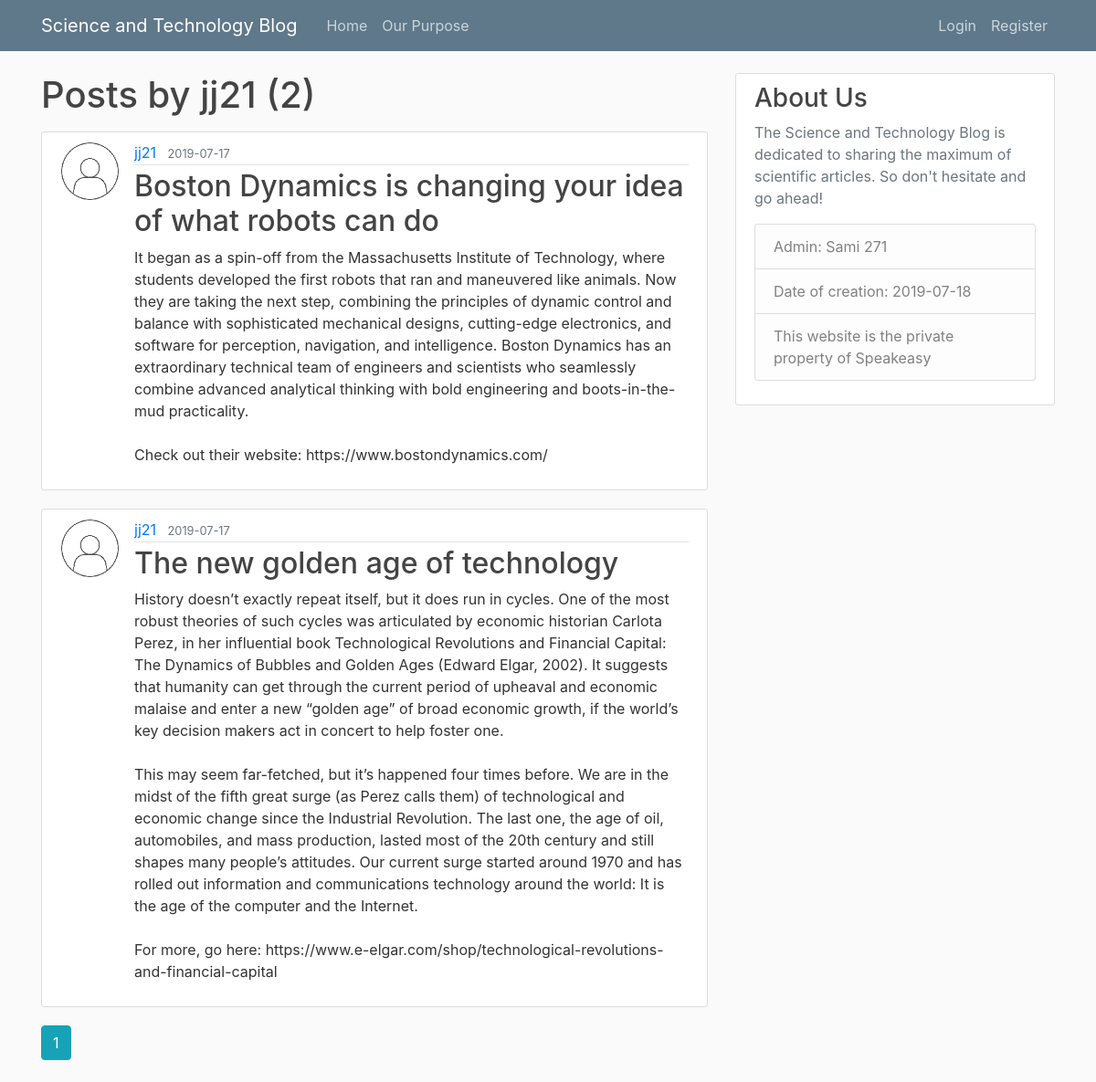
The page /user/jj21 on the database its author committed.
### flaskblog/models.py (models this page shows, shortened)
class User(db.Model,UserMixin):
	id=db.Column(db.Integer,primary_key=True)
	username=db.Column(db.String(20),unique=True,nullable=False)
	email=db.Column(db.String(120),unique=True,nullable=False)
	image_file=db.Column(db.String(20),nullable=False, default='default.png')
	password=db.Column(db.String(60),nullable=False)
	posts=db.relationship('Post',backref='author',lazy=True)

class Post(db.Model):
	id=db.Column(db.Integer,primary_key=True)
	title=db.Column(db.String(100),nullable=False)
	date_posted=db.Column(db.DateTime,nullable=False,default=datetime.utcnow)
	content=db.Column(db.Text,nullable=False)
	user_id=db.Column(db.Integer,db.ForeignKey('user.id'),nullable=False)

### flaskblog/routes.py (the view)
@app.route('/user/<string:username>')
def user_posts(username):
	page=request.args.get('page',1,type=int)
	user=User.query.filter_by(username=username).first_or_404()
	posts=Post.query.filter_by(author=user)\
		.order_by(Post.date_posted.desc())\
		.paginate(page=page,per_page=3)
	return render_template('user_posts.html',posts=posts, user=user)

### flaskblog/templates/user_posts.html
{% extends "layout.html"%}
{% block content %}
      <h1 class='mb-3'>Posts by {{user.username}} ({{posts.total}}) </h1>
      {% for post in posts.items %}
	      	<article class="media content-section">
	      		<img class="rounded-circle article-img" src="{{url_for('static',filename='profile_pics/'+post.author.image_file)}}">
	  <div class="media-body">
	    <div class="article-metadata">
	      <a class="mr-2" href="{{url_for('user_posts',username=post.author.username)}}">{{ post.author.username }}</a>
	      <small class="text-muted">{{ post.date_posted.strftime('%Y-%m-%d') }}</small>
	    </div>
	    <h2><a class="article-title" href="{{url_for('post',post_id=post.id)}}">{{ post.title }}</a></h2>
	    <p class="article-content">{{ post.content }}</p>
	  </div>
	</article>
      {% endfor %}
      {% for page_num in posts.iter_pages(left_edge=1,right_edge=1,left_current=1,right_current=2) %}
      	{%if page_num%}
      		{%if posts.page==page_num%}
      		<a class= 'btn btn-info mb-4' href="{{url_for('user_posts',username=user.username,page=page_num)}}">{{page_num}}</a>
      		{%else%}
      		<a class= 'btn btn-outline-info mb-4' href="{{url_for('user_posts',username=user.username,page=page_num)}}">{{page_num}}</a>
      		{%endif%}
      	{%else%}
      	...
      	{%endif%}
      {% endfor %}
{% endblock content %}

### flaskblog/static/main.css (style rules this page uses)
body { background: #fafafa; color: #333333; margin-top: 5rem; }
h1, h2, h3, h4, h5, h6 { color: #444444; }
.content-section { background: #ffffff; padding: 10px 20px; border: 1px solid #dddddd; border-radius: 3px; margin-bottom: 20px; }
.article-title { color: #444444; }
.article-content { white-space: pre-line; }
.article-img { height: 65px; width: 65px; margin-right: 16px; }
.article-metadata { padding-bottom: 1px; margin-bottom: 4px; border-bottom: 1px solid #e3e3e3 }

### rows shown on the page
User: username "jj21"
Post: image_file (picture), author.username "jj21", date_posted "2019-07-17", title "Boston Dynamics is changing your idea of what robots can do", content "It began as a spin-off from the Massachusetts Institute of Technology, where students developed the first robots that ran and maneuvered like animals. Now they are taking the next step, combining the principles of dynamic control and balance with sophisticated mechanical designs, cutting-edge electronics, and software for perception, navigation, and intelligence. Boston Dynamics has an extraordinary technical team of engineers and scientists who seamlessly combine advanced analytical thinking with bold engineering and boots-in-the-mud practicality. Check out their website: https://www.bostondynamics.com/"
Post: image_file (picture), author.username "jj21", date_posted "2019-07-17", title "The new golden age of technology", content "History doesn’t exactly repeat itself, but it does run in cycles. One of the most robust theories of such cycles was articulated by economic historian Carlota Perez, in her influential book Technological Revolutions and Financial Capital: The Dynamics of Bubbles and Golden Ages (Edward Elgar, 2002). It suggests that humanity can get through the current period of upheaval and economic malaise and enter a new “golden age” of broad economic growth, if the world’s key decision makers act in concert to help foster one. This may seem far-fetched, but it’s happened four times before. We are in the midst of the fifth great surge (as Perez calls them) of technological and economic change since the…"

### other values the page prints
{{ posts.total }} "2"
{{ page_num }} "1"
